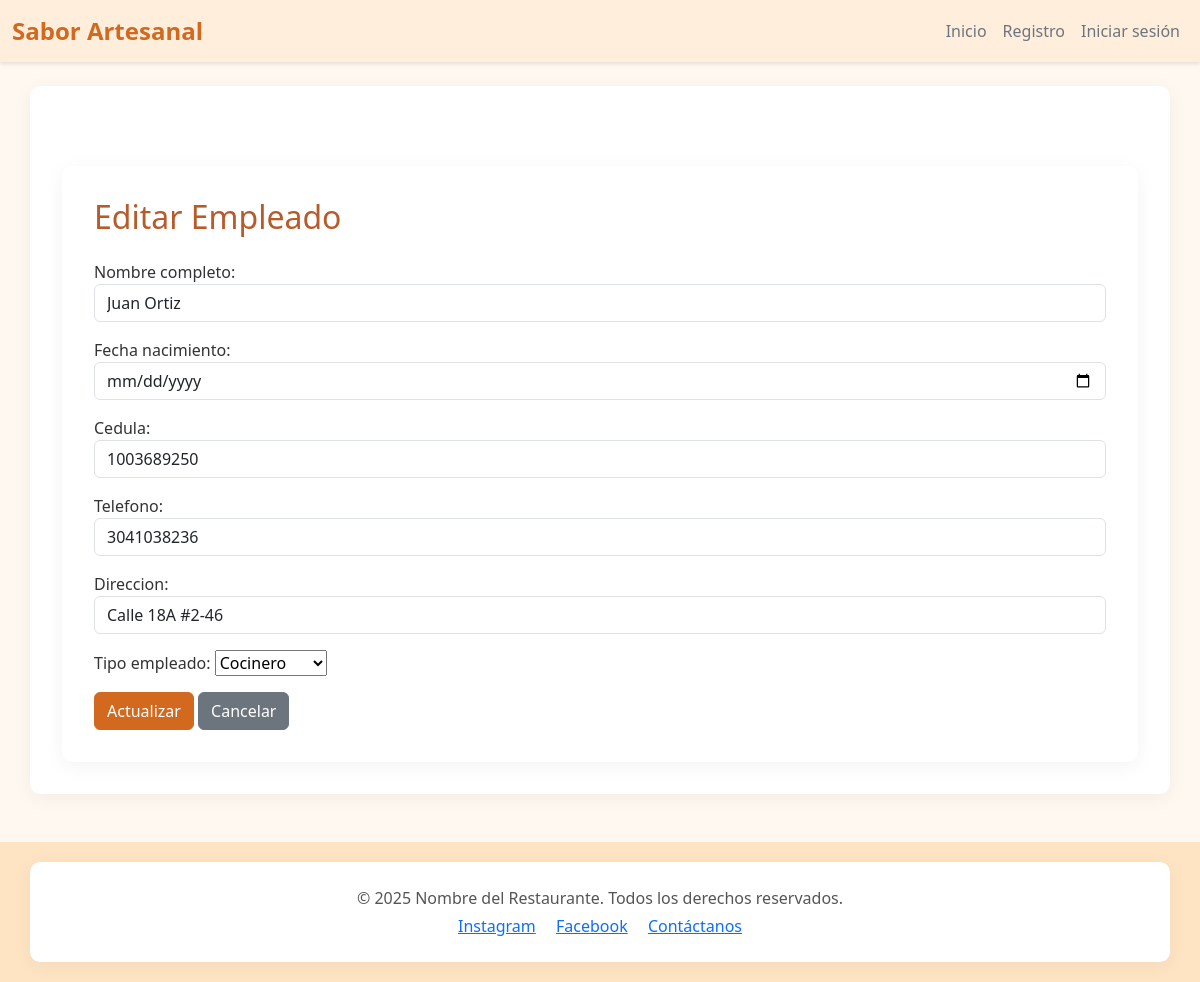
Page /editar_empleado/2/ on the committed database.
### task/models.py (models this page shows, shortened)
class Empleado(models.Model):
    TIPO_CHOICES = [
        ('Cocinero', 'Cocinero'),
        ('Domiciliario', 'Domiciliario'),
        ('Cajero', 'Cajero'),
    ]
    nombre_completo = models.CharField(max_length=100)
    fecha_nacimiento = models.DateField()
    cedula = models.CharField(max_length=20, unique=True)
    telefono = models.CharField(max_length=20, unique=True)
    direccion = models.CharField(max_length=255)
    tipo_empleado = models.CharField(max_length=20, choices=TIPO_CHOICES)

### task/views.py (the view)
# urls.py: path('editar_empleado/<int:pk>/', views.editar_empleado, name='editar_empleado'),
def editar_empleado(request, pk):
    empleado = get_object_or_404(Empleado, pk=pk)
    if request.method == 'POST':
        form = EmpleadoForm(request.POST, instance=empleado)
        if form.is_valid():
            form.save()
            return redirect('lista_empleado')
    else:
        form = EmpleadoForm(instance=empleado)
    return render(request, 'editar_empleado.html', {'form': form, 'empleado': empleado})

### task/forms.py
class EmpleadoForm(forms.ModelForm):
    class Meta:
        model = Empleado
        fields = '__all__'
        widgets = {
            'nombre_completo': forms.TextInput(attrs={'class': 'form-control'}),
            'fecha_nacimiento': forms.DateInput(attrs={'class': 'form-control', 'type': 'date'}),
            'cedula': forms.TextInput(attrs={'class': 'form-control'}),
            'telefono': forms.TextInput(attrs={'class': 'form-control'}),
            'direccion': forms.TextInput(attrs={'class': 'form-control'}),
        }

### task/templates/editar_empleado.html (shortened to what this page needs)
{% extends 'base.html' %}
{% block content %}
<div class="container mt-5">
    <h2 class="mb-4">Editar Empleado</h2>
    <form method="post">
        {{ form.as_p }}
        <button type="submit" class="btn btn-primary">Actualizar</button>
        <a href="{% url 'lista_empleado' %}" class="btn btn-secondary">Cancelar</a>
    </form>
</div>
{% endblock %}

### task/static/css/styles.css (style rules this page uses)
body.body-estilo { font-family: 'Segoe UI', Tahoma, Geneva, Verdana, sans-serif; background-color: #fff8f0; color: #333; margin: 0; padding: 0; }
.container { padding: 2rem; background-color: #ffffff; border-radius: 10px; box-shadow: 0 4px 20px rgba(0, 0, 0, 0.05); }
h1, h2, h3 { color: #b75b2b; margin-bottom: 1rem; }
.btn-primary { background-color: #d2691e; border-color: #d2691e; }

### rows in the picture
Empleado: nombre_completo "Juan Ortiz", cedula "1003689250", telefono "3041038236", direccion "Calle 18A #2-46", tipo_empleado "Cocinero"
